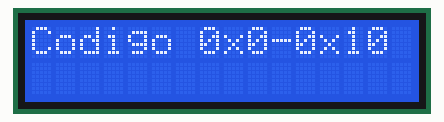
Bench run of a sketch on a simulated Arduino Uno, built with avr-gcc and run on an emulated ATmega328P. Shown: 16×2 character LCD.

Above: at 0.1 s.
At 4.2 s:
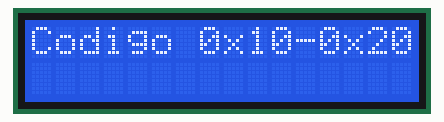
At 8.2 s:
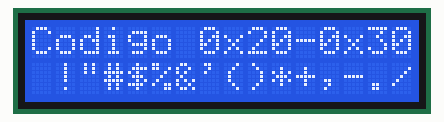
At 16.3 s:
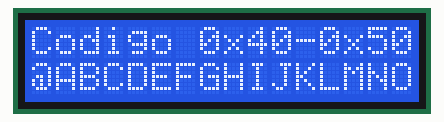
At 24.3 s:
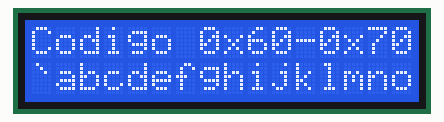
At 36.4 s:
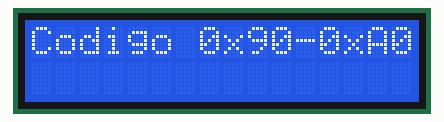

The sketch:

MostrarCarracteres.ino
```cpp
#include <Wire.h>
#include <LiquidCrystal_I2C.h>

#if defined(ARDUINO) && ARDUINO >= 100
#define printByte(args)  write(args);
#else
#define printByte(args)  print(args,BYTE);
#endif

LiquidCrystal_I2C lcd(0x27, 16, 2);
uint8_t i = 0;

void setup() {
  lcd.init();
  lcd.backlight();
}


void loop() {
  lcd.clear();
  lcd.print("Codigo 0x"); lcd.print(i, HEX);
  lcd.print("-0x"); lcd.print(i + 16, HEX);
  lcd.setCursor(0, 1);
  for (int j = 0; j < 16; j++) {
    lcd.printByte(i + j);
  }
  i += 16;

  delay(4000);
}
```

Measured:
- what the display in image 1 shows lasts 4.1 s, from 4.1 s to 8.2 s
